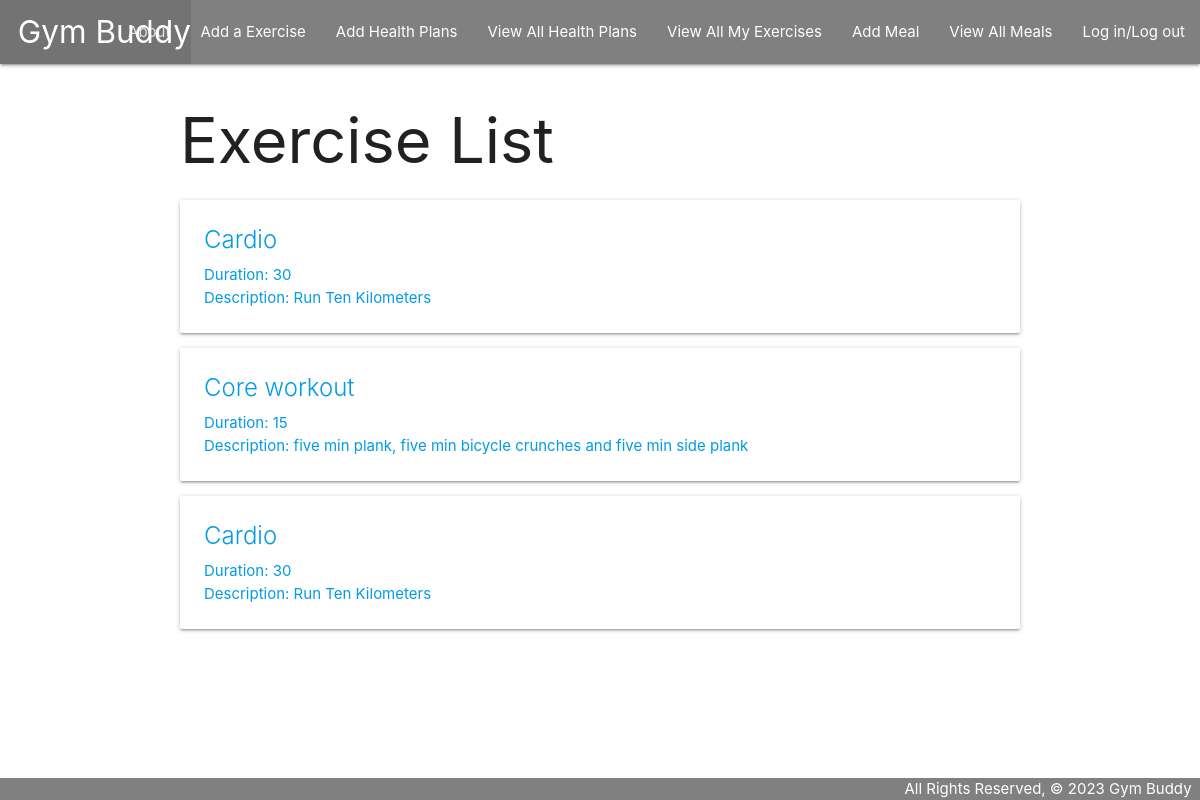
The page /exercises/ on the database its author committed.
### main_app/models.py (models this page shows, shortened)
class Exercise(models.Model):
    TypeOfWorkout = models.CharField(max_length=100)
    duration = models.IntegerField()
    description = models.TextField(max_length=250)

### main_app/views.py (the view)
# urls.py: path('exercises/', views.ExerciseList.as_view(), name='exercises_index'),
class ExerciseList(ListView):
  model = Exercise

### main_app/templates/main_app/exercise_list.html (shortened to what this page needs)
{% extends 'base.html' %} {% block content %}
<h1>Exercise List</h1>
{% for exercise in exercise_list %}
<div class="card">
  <a href="{% url 'exercises_detail' exercise.id %}">
    <div class="card-content">
      <span class="card-title"> {{exercise.TypeOfWorkout}} </span>
      <p>Duration: {{exercise.duration}}</p>
      <p>Description: {{exercise.description}}</p>
    </div>
  </div>
{% endfor %} {% endblock %}

### main_app/static/css/style.css (style rules this page uses)
body { display: flex; min-height: 100vh; flex-direction: column; }

### rows shown on the page
Exercise: TypeOfWorkout "Cardio", duration "30", description "Run Ten Kilometers"
Exercise: TypeOfWorkout "Core workout", duration "15", description "five min plank, five min bicycle crunches and five min side plank"
Exercise: TypeOfWorkout "Cardio", duration "30", description "Run Ten Kilometers"
